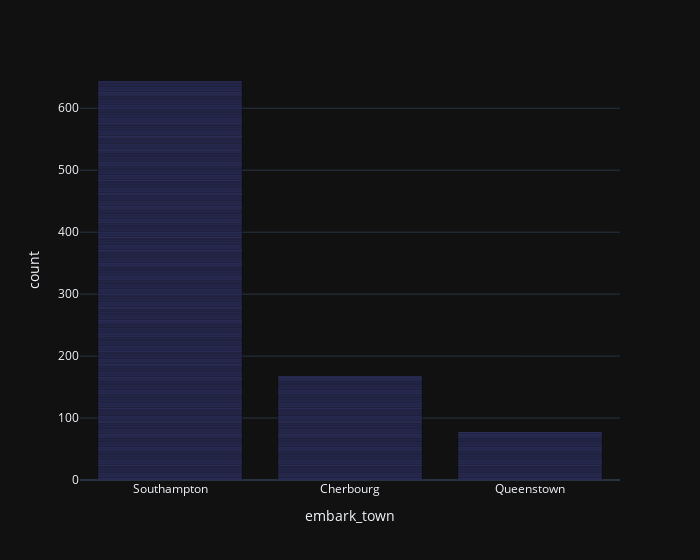
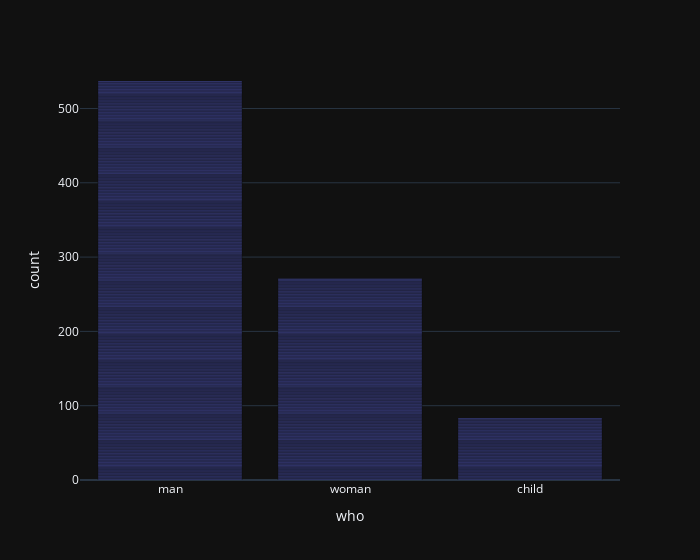
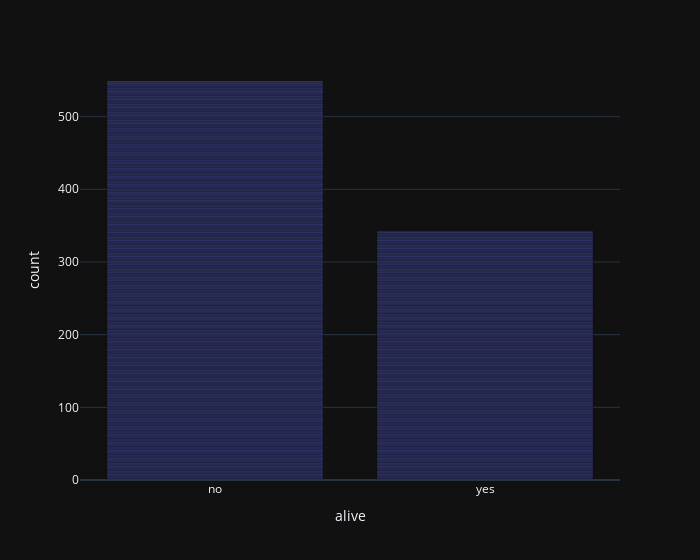
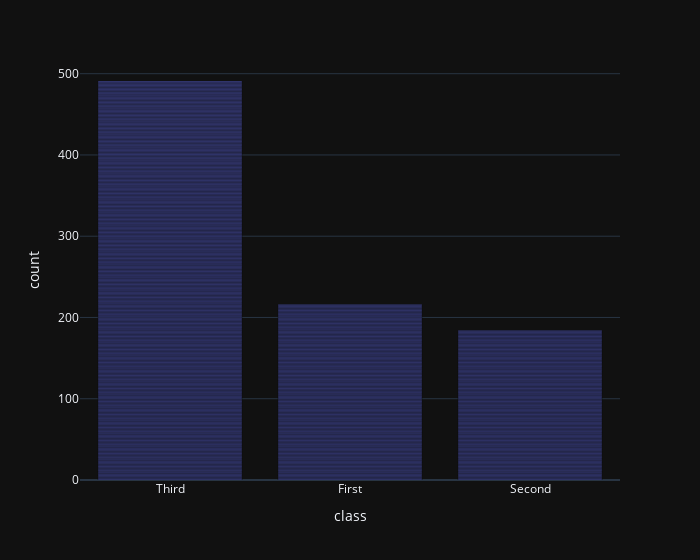

The cell these charts' notebook holds for them, in order:
### Code cell
fig = px.bar(data_frame=df,x='embark_town',template='plotly_dark',width=700)
fig.show()
fig = px.bar(data_frame=df,x='who',template='plotly_dark',width=700)
fig.show()
fig = px.bar(data_frame=df,x='alive',template='plotly_dark',width=700)
fig.show()
fig = px.bar(data_frame=df,x='class',template='plotly_dark',width=700)
fig.show()
fig = px.bar(data_frame=df,x='age',template='plotly_dark',width=700)
fig.show()

### Figure 1 — Plotly figure (JSON) as saved in the notebook; plotly's stock layout.template omitted (floating-point values rounded to 4 significant figures; data arrays with more than 128 entries replaced by an {"elided": "..."} marker saying what was removed)
{"data": [{"alignmentgroup": "True", "hovertemplate": "embark_town=%{x}<br>count=%{y}<extra></extra>", "legendgroup": "", "marker": {"color": "#636efa", "pattern": {"shape": ""}}, "name": "", "offsetgroup": "", "orientation": "v", "showlegend": false, "textposition": "auto", "type": "bar", "x": {"elided": "891 str values"}, "xaxis": "x", "y": {"elided": "891 int values"}, "yaxis": "y"}], "layout": {"barmode": "relative", "legend": {"tracegroupgap": 0}, "margin": {"t": 60}, "width": 700, "xaxis": {"anchor": "y", "domain": [0, 1], "title": {"text": "embark_town"}}, "yaxis": {"anchor": "x", "domain": [0, 1], "title": {"text": "count"}}}}

### Figure 2 — Plotly figure (JSON) as saved in the notebook; plotly's stock layout.template omitted (floating-point values rounded to 4 significant figures; data arrays with more than 128 entries replaced by an {"elided": "..."} marker saying what was removed)
{"data": [{"alignmentgroup": "True", "hovertemplate": "who=%{x}<br>count=%{y}<extra></extra>", "legendgroup": "", "marker": {"color": "#636efa", "pattern": {"shape": ""}}, "name": "", "offsetgroup": "", "orientation": "v", "showlegend": false, "textposition": "auto", "type": "bar", "x": {"elided": "891 str values"}, "xaxis": "x", "y": {"elided": "891 int values"}, "yaxis": "y"}], "layout": {"barmode": "relative", "legend": {"tracegroupgap": 0}, "margin": {"t": 60}, "width": 700, "xaxis": {"anchor": "y", "domain": [0, 1], "title": {"text": "who"}}, "yaxis": {"anchor": "x", "domain": [0, 1], "title": {"text": "count"}}}}

### Figure 3 — Plotly figure (JSON) as saved in the notebook; plotly's stock layout.template omitted (floating-point values rounded to 4 significant figures; data arrays with more than 128 entries replaced by an {"elided": "..."} marker saying what was removed)
{"data": [{"alignmentgroup": "True", "hovertemplate": "alive=%{x}<br>count=%{y}<extra></extra>", "legendgroup": "", "marker": {"color": "#636efa", "pattern": {"shape": ""}}, "name": "", "offsetgroup": "", "orientation": "v", "showlegend": false, "textposition": "auto", "type": "bar", "x": {"elided": "891 str values"}, "xaxis": "x", "y": {"elided": "891 int values"}, "yaxis": "y"}], "layout": {"barmode": "relative", "legend": {"tracegroupgap": 0}, "margin": {"t": 60}, "width": 700, "xaxis": {"anchor": "y", "domain": [0, 1], "title": {"text": "alive"}}, "yaxis": {"anchor": "x", "domain": [0, 1], "title": {"text": "count"}}}}

### Figure 4 — Plotly figure (JSON) as saved in the notebook; plotly's stock layout.template omitted (floating-point values rounded to 4 significant figures; data arrays with more than 128 entries replaced by an {"elided": "..."} marker saying what was removed)
{"data": [{"alignmentgroup": "True", "hovertemplate": "class=%{x}<br>count=%{y}<extra></extra>", "legendgroup": "", "marker": {"color": "#636efa", "pattern": {"shape": ""}}, "name": "", "offsetgroup": "", "orientation": "v", "showlegend": false, "textposition": "auto", "type": "bar", "x": {"elided": "891 str values"}, "xaxis": "x", "y": {"elided": "891 int values"}, "yaxis": "y"}], "layout": {"barmode": "relative", "legend": {"tracegroupgap": 0}, "margin": {"t": 60}, "width": 700, "xaxis": {"anchor": "y", "domain": [0, 1], "title": {"text": "class"}}, "yaxis": {"anchor": "x", "domain": [0, 1], "title": {"text": "count"}}}}
